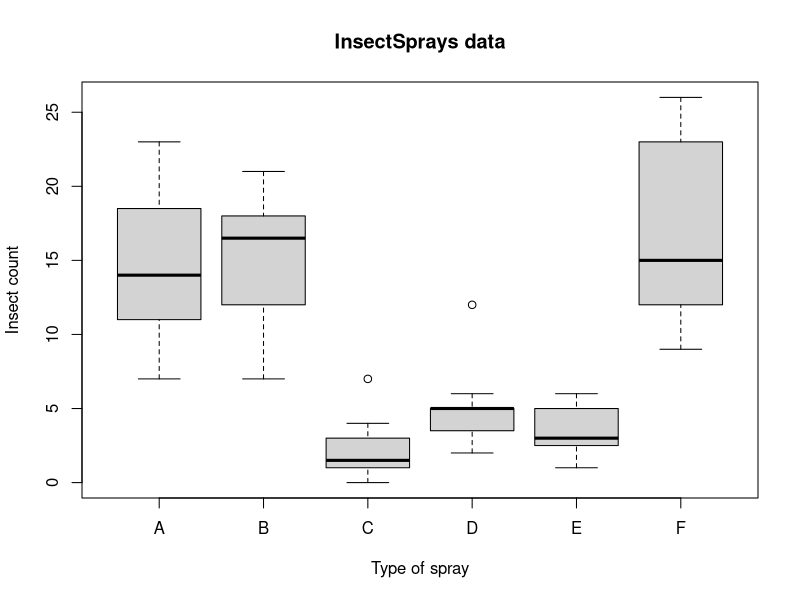
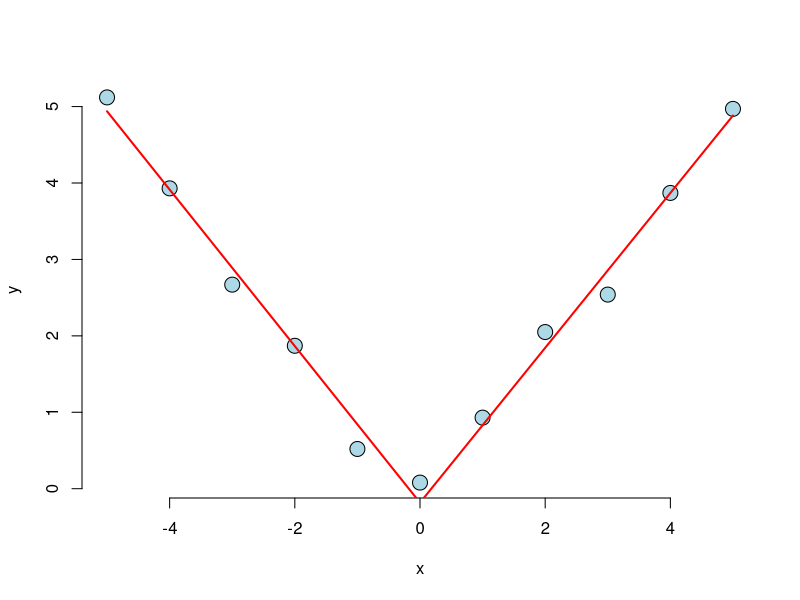

These charts were generated, in order, by the following R code:
# Question 1
# Consider the space shuttle data ?shuttle in the MASS library. 
# Consider modeling the use of the autolander as the outcome (variable name use). 
# Fit a logistic regression model with autoloader (variable auto) use (labeled as "auto" 1) 
# versus not (0) as predicted by wind sign (variable wind). 
# Give the estimated odds ratio for autoloader use comparing head winds, 
# labeled as "head" in the variable headwind (numerator) to tail winds (denominator).

library(MASS)
data(shuttle)
str(shuttle)
# convert outcome to 0 = noauto, 1 = auto
shuttle$useNum <- factor(shuttle$use, levels = c("auto", "noauto"), labels = c(1, 0))
shuttle$windFactor <- factor(shuttle$wind)
logAutoLander <- glm(shuttle$useNum ~ shuttle$wind - 1, family='binomial')
summary(logAutoLander)
windhead <- logAutoLander$coef[1]
windtail <- logAutoLander$coef[2]
exp(windtail)/exp(windhead)
# shuttle$windtail 
# 0.9686888 
logAutoLander2 <- glm(shuttle$useNum ~ shuttle$wind, family='binomial')
exp(logAutoLander2$coeff)
# (Intercept) shuttle$windtail 
# 0.7777778        0.9686888 

# Question 2
# Consider the previous problem. Give the estimated odds ratio for autoloader use 
# comparing head winds (numerator) to tail winds (denominator) adjusting for 
# wind strength from the variable magn.
library(MASS)
data(shuttle)
# convert outcome to 0 = noauto, 1 = auto
shuttle$useNum <- factor(shuttle$use, levels = c("auto", "noauto"), labels = c(1, 0))
shuttle$windFactor <- factor(shuttle$wind)
shuttle$windMagnFactor <- factor(shuttle$magn)
logAutoLander <- glm(shuttle$useNum ~ shuttle$windFactor + shuttle$windMagnFactor, family='binomial')
summary(logAutoLander)
exp(logAutoLander$coeff)
# 0.969

# Question 3
# If you fit a logistic regression model to a binary variable, for example use 
# of the autolander, then fit a logistic regression model for one minus the 
# outcome (not using the autolander) what happens to the coefficients?

library(MASS)
data(shuttle)
shuttle$auto <- as.numeric(shuttle$use=="auto")
fit <- glm(auto ~ wind,  binomial,  shuttle)
fit3 <- glm(1-auto ~ wind,  binomial, shuttle)
fit$coefficients
fit3$coefficients
# The coefficients reverse their signs.

# Question 4
# Consider the insect spray data InsectSprays. 
# Fit a Poisson model using spray as a factor level. 
# Report the estimated relative rate comapring spray A 
# (numerator) to spray B (denominator).
data(InsectSprays)
?InsectSprays
str(InsectSprays)
head(InsectSprays)
fit <- glm(count ~ spray  - 1, family = "poisson", data = InsectSprays)
exp(fit$coef[1])/exp(fit$coef[2])
boxplot(count ~ spray, data = InsectSprays,
        xlab = "Type of spray", ylab = "Insect count",
        main = "InsectSprays data", varwidth = TRUE, col = "lightgray")
# 0.9457

# Question 5
# Consider a Poisson glm with an offset, t. So, for example, a model of the form 
# glm(count ~ x + offset(t), family = poisson) where x is a factor variable 
# comparing a treatment (1) to a control (0) and t is the natural log of a 
# monitoring time. What is impact of the coefficient for x if we fit the model 
# glm(count ~ x + offset(t2), family = poisson) where t2 <- log(10) + t? In 
# other words, what happens to the coefficients if we change the units of the 
# offset variable. (Note, adding log(10) on the log scale is multiplying by 10 
# on the original scale.)
data(mtcars)
fit1 <- lm(mpg ~ factor(cyl) + wt, data = mtcars)
summary(fit1)
# Answer: The coefficient estimate is unchanged


# Question 6
# Using a knot point at 0, fit a linear model that looks like a hockey 
# stick with two lines meeting at x=0. Include an intercept term, x and 
# the knot point term. What is the estimated slope of the line after 0?
x <- -5:5
y <- c(5.12, 3.93, 2.67, 1.87, 0.52, 0.08, 0.93, 2.05, 2.54, 3.87, 4.97)
knots<-c(0)
splineTerms<-sapply(knots, function(knot)(x > knot)*(x - knot)) 
xMat<-cbind(1,x,splineTerms)
linearModel <- lm(y~xMat-1)
yhat<-predict(linearModel) 
plot(x,y,frame=FALSE,pch=21,bg="lightblue",cex=2) 
lines(x,yhat,col="red",lwd=2)
linearModel$coeff[1]
linearModel$coeff[2]
# Answer: -1.024158
